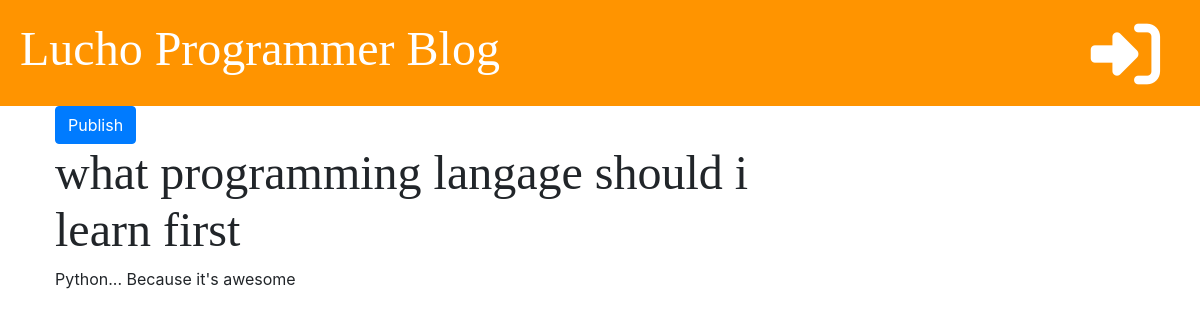
The page /post/1/ on the database as committed earlier.
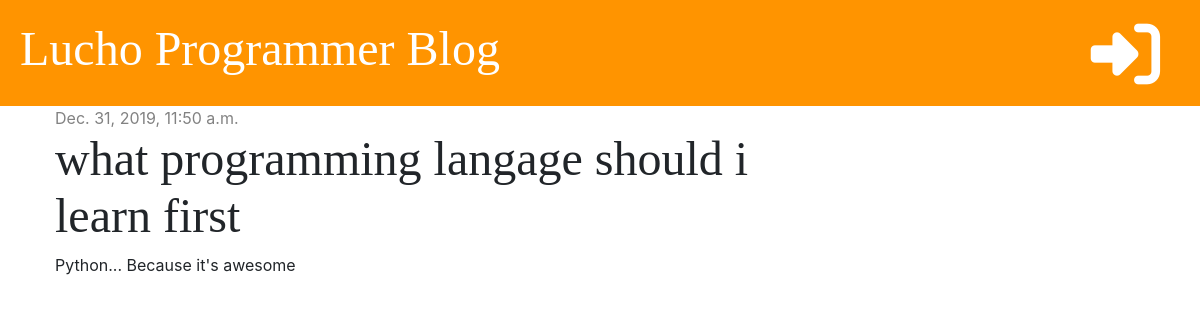
The same page on the database as committed later.
### blog/models.py (models this page shows, shortened)
class Post(models.Model):
    author = models.ForeignKey('auth.User', on_delete=models.CASCADE)
    title = models.CharField(max_length=200)
    text = models.TextField()
    created_date = models.DateTimeField(default=timezone.now)
    published_date = models.DateTimeField(blank=True, null=True)

### blog/views.py (the view)
# urls.py: path('post/<int:pk>/', views.post_detail, name='post_detail'),
def post_detail(request, pk):
    post = get_object_or_404(Post, pk=pk)
    stuff_for_frontend = {'post': post}
    return render(request, 'blog/post_detail.html', stuff_for_frontend)

### blog/templates/blog/post_detail.html (shortened to what this page needs)
{% extends 'blog/base.html' %}
{% block content %}
    <div class="post">
        {% if post.published_date %}
            <div class="date">
                {{ post.published_date }}
            </div>
        {% else %}
            <a href="/" class="btn btn-primary">Publish</a>
        {% endif %}
        <h1>{{ post.title }}</h1>
        <p>{{ post.text | linebreaksbr }}</p>
    </div>
{% endblock %}

Rows that differ between the two databases and show on the page:
changed Post "what programming langage should i learn first": published_date (not shown) → "Dec. 31, 2019, 11:50 a.m."
Other text that changed with them:
text no longer shown: "Publish"
